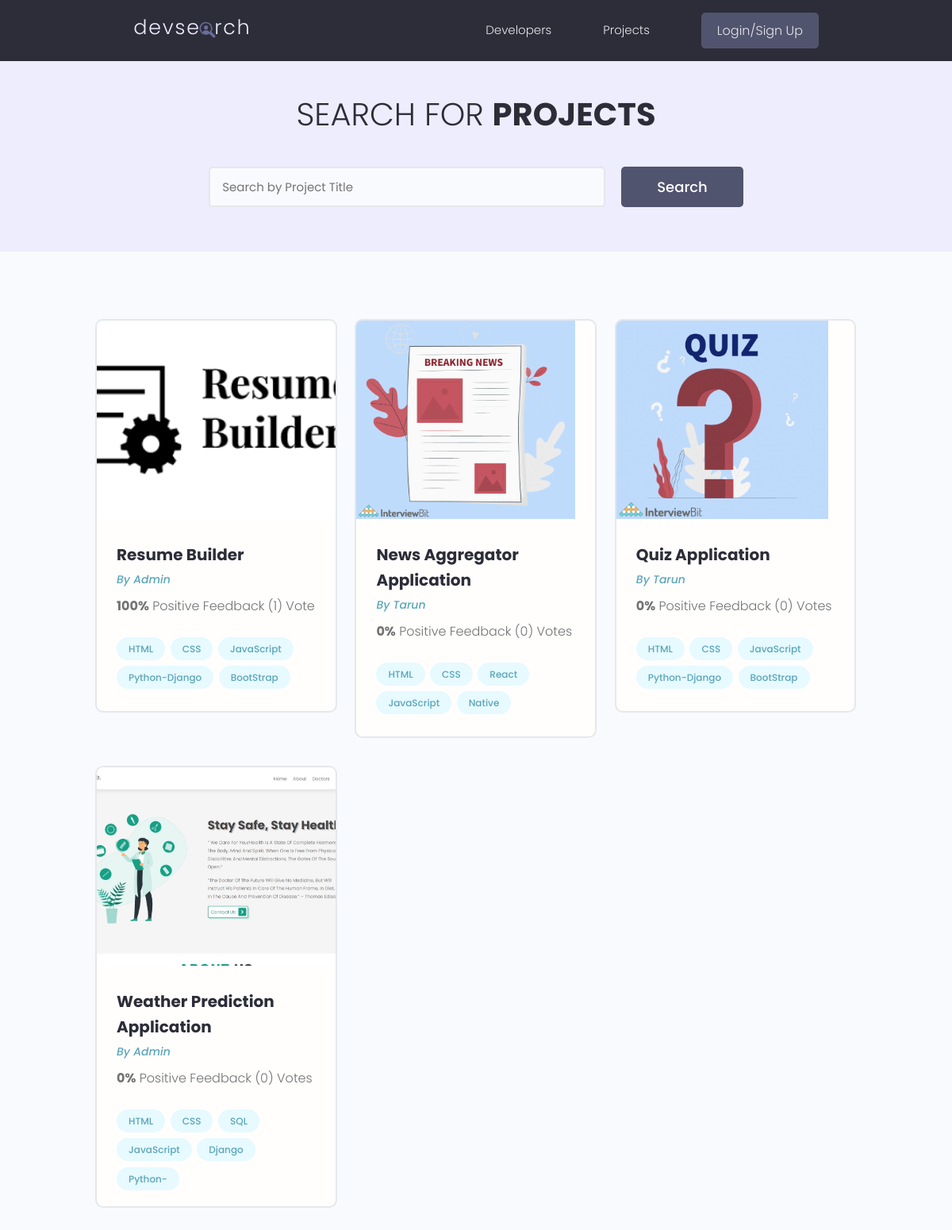
The page /projects/ on the database as committed earlier.
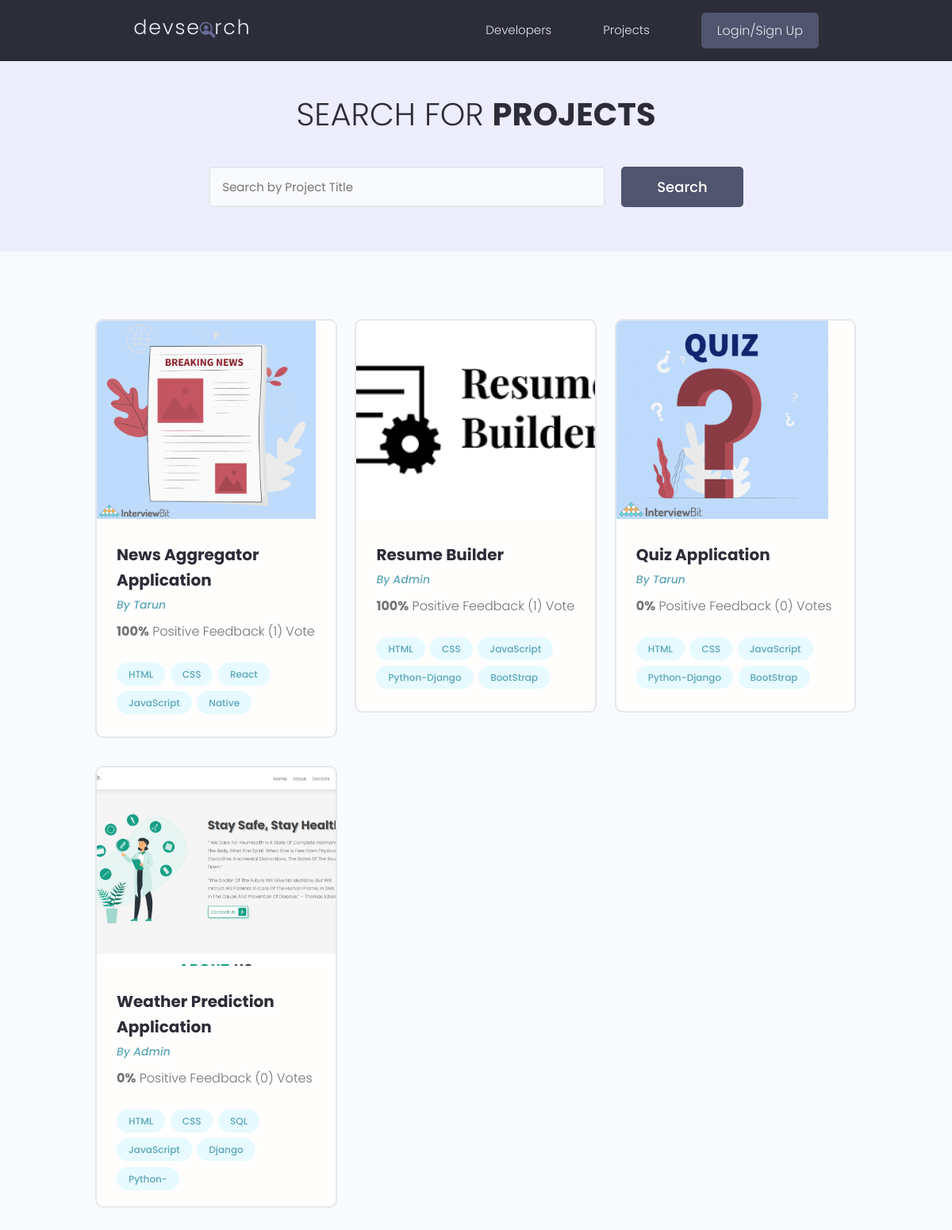
The same page on the database as committed later.
### projects/models.py (models this page shows, shortened)
class Project(models.Model):
    owner = models.ForeignKey(
        Profile, null=True, blank=True, on_delete=models.CASCADE)
    title = models.CharField(max_length=200)
    description = models.TextField(null=True, blank=True)
    featured_image = models.ImageField(
        null=True, blank=True, default="default.jpg")
    demo_link = models.CharField(max_length=2000, null=True, blank=True)
    source_link = models.CharField(max_length=2000, null=True, blank=True)
    tags = models.ManyToManyField('Tag', blank=True)
    vote_total = models.IntegerField(default=0, null=True, blank=True)
    vote_ratio = models.IntegerField(default=0, null=True, blank=True)
    created = models.DateTimeField(auto_now_add=True)
    id = models.UUIDField(default=uuid.uuid4, unique=True,
                          primary_key=True, editable=False)
    class Meta:
        ordering = ['-vote_ratio', '-vote_total', 'title']
    @property
    def imageURL(self):
        try:
            url = self.featured_image.url
        except:
            url = ''
        return url

class Tag(models.Model):
    name = models.CharField(max_length=200)
    created = models.DateTimeField(auto_now_add=True)
    id = models.UUIDField(default=uuid.uuid4, unique=True,
                          primary_key=True, editable=False)
    def __str__(self):
        return self.name

### users/models.py (models this page shows, shortened)
class Profile(models.Model):
    user = models.OneToOneField(
        User, on_delete=models.CASCADE, null=True, blank=True)
    name = models.CharField(max_length=200, blank=True, null=True)
    email = models.EmailField(max_length=500, blank=True, null=True)
    username = models.CharField(max_length=200, blank=True, null=True)
    location = models.CharField(max_length=200, blank=True, null=True)
    short_intro = models.CharField(max_length=200, blank=True, null=True)
    bio = models.TextField(blank=True, null=True)
    profile_image = models.ImageField(
        null=True, blank=True, upload_to='profiles/', default="profiles/user-default.png")
    social_github = models.CharField(max_length=200, blank=True, null=True)
    social_twitter = models.CharField(max_length=200, blank=True, null=True)
    social_linkedin = models.CharField(max_length=200, blank=True, null=True)
    social_youtube = models.CharField(max_length=200, blank=True, null=True)
    social_website = models.CharField(max_length=200, blank=True, null=True)
    created = models.DateTimeField(auto_now_add=True)
    id = models.UUIDField(default=uuid.uuid4, unique=True,
                          primary_key=True, editable=False)
    class Meta:
        ordering = ['created']

### projects/views.py (the view)
# urls.py: path('projects/', include('projects.urls')),
def projects(request):
    projects, search_query = searchProjects(request)
    custom_range, projects = paginateProjects(request, projects, 6)
    context = {'projects': projects,
               'search_query': search_query, 'custom_range': custom_range}
    return render(request, 'projects/projects.html', context)

### projects/utils.py (called while the page is built)
def paginateProjects(request, projects, results):
    page = request.GET.get('page')
    paginator = Paginator(projects, results)
    try:
        projects = paginator.page(page)
    except PageNotAnInteger:
        page = 1
        projects = paginator.page(page)
    except EmptyPage:
        page = paginator.num_pages
        projects = paginator.page(page)
    leftIndex = (int(page) - 4)
    if leftIndex < 1:
        leftIndex = 1
    rightIndex = (int(page) + 5)
    if rightIndex > paginator.num_pages:
        rightIndex = paginator.num_pages + 1
    custom_range = range(leftIndex, rightIndex)
    return custom_range, projects

def searchProjects(request):
    search_query = ''
    if request.GET.get('search_query'):
        search_query = request.GET.get('search_query')
    tags = Tag.objects.filter(name__icontains=search_query)
    projects = Project.objects.distinct().filter(
        Q(title__icontains=search_query) |
        Q(description__icontains=search_query) |
        Q(owner__name__icontains=search_query) |
        Q(tags__in=tags)
    )
    return projects, search_query

### projects/templates/projects/projects.html (shortened to what this page needs)
{% extends 'main.html' %}
{% block content %}
<main class="projects">
    <section class="hero-section text-center">
        <div class="container container--narrow">
            <div class="hero-section__box">
                <h2>Search for <span>Projects</span></h2>
            </div>
            <div class="hero-section__search">
                <form id='searchForm' class="form" action="{% url 'projects' %}" method="get">
                    <div class="form__field">
                        <input class="input input--text" id="formInput#search" type="text" name="search_query"
                            placeholder="Search by Project Title" value="{{search_query}}" />
                    </div>
                    <input class="btn btn--sub btn--lg" type="submit" value="Search" />
                </form>
            </div>
        </div>
    </section>
    <section class="projectsList">
        <div class="container">
            <div class="grid grid--three">
                {% for project in projects %}
                <div class="column">
                    <div class="card project">
                        <a href="{% url 'project' project.id %}" class="project">
                            <img class="project__thumbnail" src="{{project.imageURL}}" alt="project thumbnail" />
                            <div class="card__body">
                                <h3 class="project__title">{{project.title}}</h3>
                                <p><a class="project__author" href="{% url 'user-profile' project.owner.id %}">By
                                        {{project.owner.name}}</a>
                                </p>
                                <p class="project--rating">
                                    <span style="font-weight: bold;">{{project.vote_ratio}}%</span> Positive
                                    Feedback ({{project.vote_total}}) Vote{{project.vote_total|pluralize:"s"}}
                                </p>
                                <div class="project__tags">
                                    {% for tag in project.tags.all %}
                                    <span class="tag tag--pill tag--main">
                                        <small>{{tag}}</small>
                                    </span>
                                    {% endfor %}
                                </div>
                            </div>
                        </a>
                    </div>
                </div>
                {% endfor %}
            </div>
        </div>
    </section>
</main>
{% endblock %}

Rows that differ between the two databases and show on the page:
changed Project "News Aggregator Application": vote_ratio "0" → "100"; vote_total "0" → "1"; moves up the list
